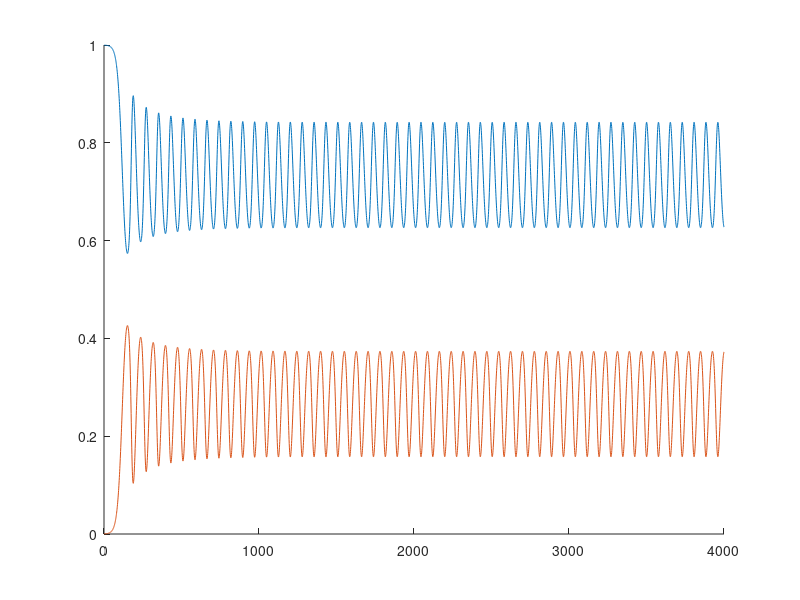

Reproduce this figure in MATLAB. (Note: this script raises an error after producing the figure.)
% This script generates data for a single run of the 'simple' model of
% genetic kin discrimination described in Supp. Info. 3. It then plots how
% tag frequencies change over time, alongside the average-over-time tag
% frequencies, and the average-over-time-and-tags tag frequency. This plot 
% is used to illustrate our summary statistics (Supp. Fig. 4).

clearvars
close all
clc

alpha = 0; % Partner recycling.
mu = 0.0005; % Trait mutation rate.
b = 3; % Benefit of cooperation.
c = 1; % Cost of cooperation.
helpini = 0.1; % Initial cooperator frequency.
csearch=0; % Cost of partner recycling.
r=0.26; % Recombination rate.
theta=0.22; % Population viscosity.
tag=2; % Maximum number of tags (this is L_{max} in the text).
T=4000; % Generations
tagSkewIni=0.999; % Initial tag frequency distribution. When 0, tags are approximately equal frequency. When 1, one tag is at fixation. 

% The next 7 lines are to set the initial genotype frequencies.
maj = (1/tag) * (1 - tagSkewIni) + tagSkewIni ;
popIni = zeros(2,4,tag);
popIni(1,1,:) = rand(1,tag);
popIni(1,1,:) = popIni(1,1,:) ./ ( sum(sum(popIni(1,1,:)))-popIni(1,1,1) ) .* (1-maj)  ;
popIni(1,1,1) = maj ;
popIni(1,1,:) = popIni(1,1,:) .* (1-helpini);
popIni(2,1,:) = (popIni(1,1,:) ./ (1-helpini) ) .* helpini;

% The population is tracked using a 4 dimensional matrix 'pop'. The 4th
% dimension denotes the generation (ranging from 1 to T+1). The 3rd 
% dimension denotes the tag (ranging from 1 to tag, where tag is called 
% L_{max} in the text). The 2nd dimention (rows) denotes the trait 
% (first row for cooperators; second row for defectors). The 1st dimension
% (columns) denotes: (column 1) genotype frequency at start of generation;
% (column 2) trait identity (1 if cooperator; 0 if defector; note that
% column 2 is technically superfluous given that trait identity is also
% reflected by the row); (column 3) genotype frequency after selection;
% (column 4) genotype frequency after recombination.

pop = zeros(2,4,tag,T+1); % This empty matrix will be filled up to track the evolutionary process.
pop(:,:,:,1) = popIni; % This enters initial genotype frequencies.  
pop(2,2,:,:) = 1;  % This enters trait ID.

for t=1:T % Iterate over generations.

tagfreqstrack(:,t) =   reshape(sum(pop(:,1,:,t)),[tag,1]); % This matrix is updated each generation to track how tag frequencies change over generations.
    
% The below entry populates the 3rd column of 'pop' with genotype
% frequencies after selection.
pop(:,3,:,t) = pop(:,1,:,t) .* (1 - csearch .* (1-theta) .* alpha .* (1-sum(pop(:,1,:,t)))  + ...   % this line applies the cost of partner search
                  b .*  ((theta .* pop(:,2,:,t) + (1-theta) .* (sum(pop(:,1,:,t) .* pop(:,2,:,t)) )) ./ (1-alpha .*(1-sum(pop(:,1,:,t))).*(1-theta))) - ... % this line applies the benefit received from being the recipient of cooperation
                  c .*  pop(:,2,:,t) .* ((theta + (1-theta) .* sum(pop(:,1,:,t)) ) ./ (1-alpha .*(1-sum(pop(:,1,:,t))).*(1-theta))) ); % this line applies the cost of giving cooperation
              
% This next line ensures that genotype frequencies sum to 1. It
% means that (global) competition is incorporated in the fitness function,
% and it stops the proliferation of rounding errors.
pop(:,3,:,t) = pop(:,3,:,t) ./ sum(sum(pop(:,3,:,t))) ; % this is just to stop rounding errors from proliferating over iterations.
  
% The below entry populates the 4th column of 'pop' with genotype
% frequencies after recombination.
pop(:,4,:,t) = pop(:,3,:,t) .* (pop(:,3,:,t) + (sum(pop(:,3,:,t))-pop(:,3,:,t)) + (sum(pop(:,3,:,t),3) - pop(:,3,:,t)) + ...  % individual with both tag and trait mating with individual with one or both of tag and trait 
    (1-r) .* (1-sum(pop(:,3,:,t))-sum(pop(:,3,:,t),3) + pop(:,3,:,t))) + ... % individual with tag and trait mating but not recombining with individual lacking both tag and trait
    r .* (sum(pop(:,3,:,t))-pop(:,3,:,t)) .* (sum(pop(:,3,:,t),3) - pop(:,3,:,t)); % individual with one of tag and trait mating and recombining with individual with the other of the tag / trait

% This next line is just to stop the proliferation of rounding errors.
pop(:,4,:,t) = pop(:,4,:,t) ./ sum(sum(pop(:,4,:,t))) ;

% The below entry populates the 1st column of 'pop' in the next generation 
% (t+1) with genotype frequencies, accounting for trait mutation at the end
% of the previous generation.
pop(1,1,:,t+1) = pop(2,4,:,t) .* (mu) + pop(1,4,:,t) .* (1-mu);  
pop(2,1,:,t+1) = pop(1,4,:,t) .* (mu) + pop(2,4,:,t) .* (1-mu);  

% This next line is just to stop the proliferation of rounding errors.
pop(:,1,:,t+1) = pop(:,1,:,t+1) ./ sum(sum(pop(:,1,:,t+1))) ;

end

% We define the following three variables because we will make use of them
% when calculating our summary statistics.
tagfreqs = sum(pop(:,1,:,round(T/2): T)); % This matrix gives the frequency of each tag, in each generation between T/2 and T (the first T/2 generations are discounted, because equilibrium may not have been reached yet).
propgens = 1/numel(round(T/2): T); % This is the number of generations between T/2 and T.
tagavgtime = mean(tagfreqs,4); % This array gives the average frequency of each tag (averages are taken between generations T/2 and T).

% We then calculate our 4 summary statistics for this run.
avgtagfreq = sum(sum((tagfreqs.^2) .* propgens)); % avg tag frequency.
poly = sqrt(sum(tagavgtime.*((tagavgtime - avgtagfreq).^2))); %  avg deviation of 'avg tag freq over time' from mean (measures polymorpshim - tag divergence)
fluc = sqrt(sum(sum(propgens.*tagfreqs.*((tagfreqs- tagavgtime).^2)))); % avg distance of tag from its 'over time mean freq' (measures oscillation)
resalt = mean(sum(sum ( pop(:,1,:,round(T/2) : T) .* pop(:,2,:,round(T/2) : T) ))) ; % equilibrium cooperator frequency

% We then generate a figure. This figure will show how tag frequencies
% change over time. It will also plot multiple (coloured) horizontal lines,
% showing the average frequency (over time) of each tag. It will also plot
% a further (grey) line,  showing the average tag frequency (averaged 
% across all individuals, over time).

figure
hold on
for l=1:tag % This for loop plots all tag frequencies over time.
plot(1:T,tagfreqstrack(l,:))
end
hold off

% The following three lines of code plot three horizontal lines. The first
% gives average tag frequency over all individuals. The second gives
% average frequency of tag 1. The third gives average frequency of tag 2.
yline(avgtagfreq,'LineStyle','--','LineWidth',2);
yline(tagavgtime(1),'LineStyle','--','LineWidth',2,'Color',[0, 0.4470, 0.7410]);
yline(tagavgtime(2),'LineStyle','--','LineWidth',2,'Color',[0.8500, 0.3250, 0.0980]);

% The following 5 lines of code are for formatting the graph.
xlim([1 T])
ylim([0 1])
set(gcf,'color','white')
box off
set(gca,'fontsize', 18)

% Finally, we print the numerical values of our summary statistics for this
% run, which are cited in the legend of Supp. Fig. 4.

avgtagfreq % Equilibrium tag frequency.
poly % Equilibrium polymorphism.
fluc % Equilibrium fluctuation
resalt % Equilibrium cooperator frequency.
